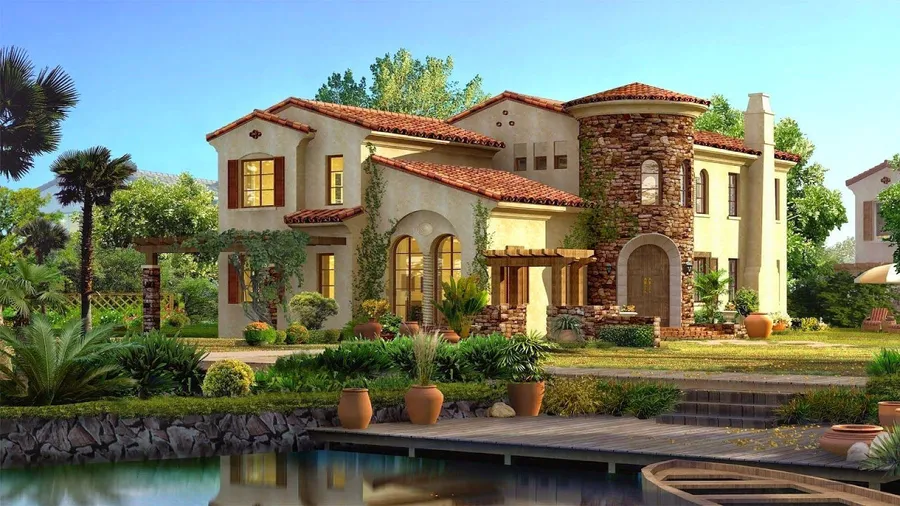
#> input picture data/original_image.jpg, 900 x 506 px
$ python script_3.py
#> lines starting #> are read from the running program, lines starting #| are printed output that depends on the picture
# ***********************************************
#   Name   : Mallawaarachchi M.R.I.G
#   Reg No : EG/2020/4066
#   Take Home Assignment 1
#   Question 3 - Image Rotation (with size adjustment)
# ***********************************************

import cv2
import numpy as np
import math

# Load the original image
img_path = 'data/original_image.jpg'
image = cv2.imread(img_path)
#> image is the input picture: shape (506, 900, 3); mean B, G, R 107.6, 125, 117.5

if image is None:
    raise FileNotFoundError(f"Image not found at path: {img_path}")

# Get image dimensions
(h, w) = image.shape[:2]
#> h = 506; w = 900
center = (w / 2, h / 2)
#> center = (450, 253)

# Function to rotate with size adjustment
def rotate_image(image, angle):
    # Compute rotation matrix
#> called with angle = 45
    rot_mat = cv2.getRotationMatrix2D((w / 2, h / 2), angle, 1.0)

    # Compute the new bounding dimensions
    abs_cos = abs(rot_mat[0, 0])
#> abs_cos = 0.707
    abs_sin = abs(rot_mat[0, 1])
#> abs_sin = 0.707
    new_w = int(h * abs_sin + w * abs_cos)
#> new_w = 994
    new_h = int(h * abs_cos + w * abs_sin)
#> new_h = 994

    # Adjust the rotation matrix to account for translation
    rot_mat[0, 2] += new_w / 2 - center[0]
    rot_mat[1, 2] += new_h / 2 - center[1]

    # Perform the actual rotation
    return cv2.warpAffine(image, rot_mat, (new_w, new_h))
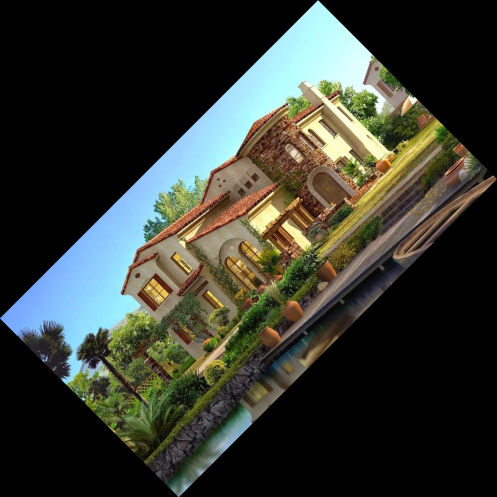
#> returned value: shape (994, 994, 3) (shown at 1/2 size); mean of channels 0, 1, 2 49.6, 57.6, 54.2; drawn as B, G, R

# Perform the rotations
rotated_45 = rotate_image(image, 45)
rotated_90 = rotate_image(image, 90)
#> call 2 of rotate_image, with angle = 90
#> in rotate_image (call 2), `return cv2.warpAffine(image, rot_mat, (new_w, new_h))`:
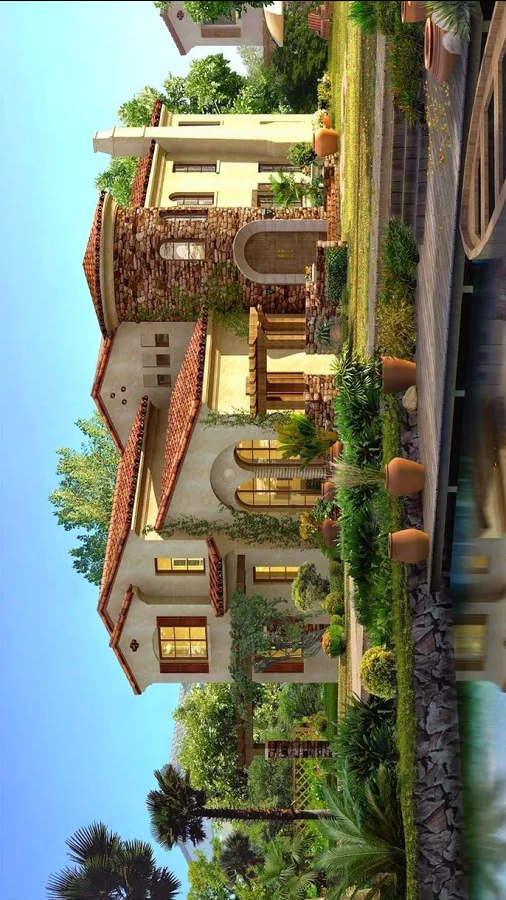
#> returned value: shape (900, 506, 3); mean of channels 0, 1, 2 107.5, 124.9, 117.5; drawn as B, G, R

# Define window names
window_names = ['Original Image', 'Rotated 45°', 'Rotated 90°']
images = [image, rotated_45, rotated_90]

# Create and show images
for name, img in zip(window_names, images):
    cv2.namedWindow(name, cv2.WINDOW_NORMAL)
    cv2.resizeWindow(name, 640, 480)
    cv2.imshow(name, img)
#> this loop made 3 passes
#> name on passes 1 to 3: 'Original Image', 'Rotated 45°', 'Rotated 90°'

# Wait and close
cv2.waitKey(0)
cv2.destroyAllWindows()
